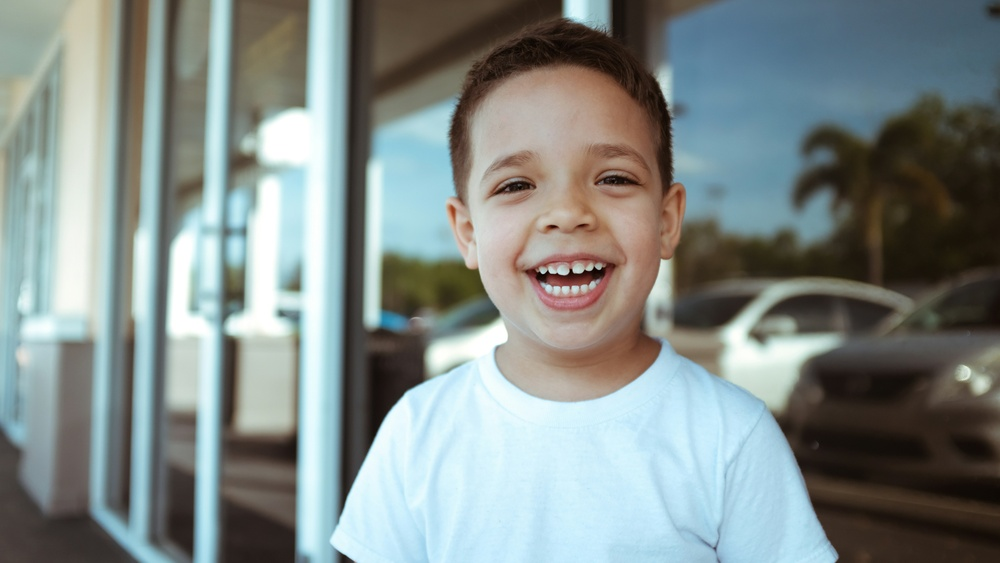
#> input picture example.jpg, 1000 x 563 px, shrunk from 6000 x 3376 before the run, given in place of the camera
$ python staticfilter.py
#> lines starting #> are read from the running program, lines starting #| are printed output that depends on the picture; after the words box and inside, x2 and y2 are one past the last pixel; in counts of white or black regions, pixels touching at a corner belong together
import cv2
import numpy as np

cap = cv2.VideoCapture(0)

while(1):
    _, frame = cap.read()
#> frame is the input picture: shape (563, 1000, 3); mean B, G, R 137, 139.2, 129.6
    # It converts the BGR color space of image to HSV color space
    hsv = cv2.cvtColor(frame, cv2.COLOR_BGR2HSV)
#> hsv: shape (563, 1000, 3); mean H, S, V 56, 62.9, 149.1

    # Threshold of blue in HSV space
    lower_blue = np.array([60, 35, 140])
    upper_blue = np.array([180, 255, 255])

    # preparing the mask to overlay
    mask = cv2.inRange(hsv, lower_blue, upper_blue)
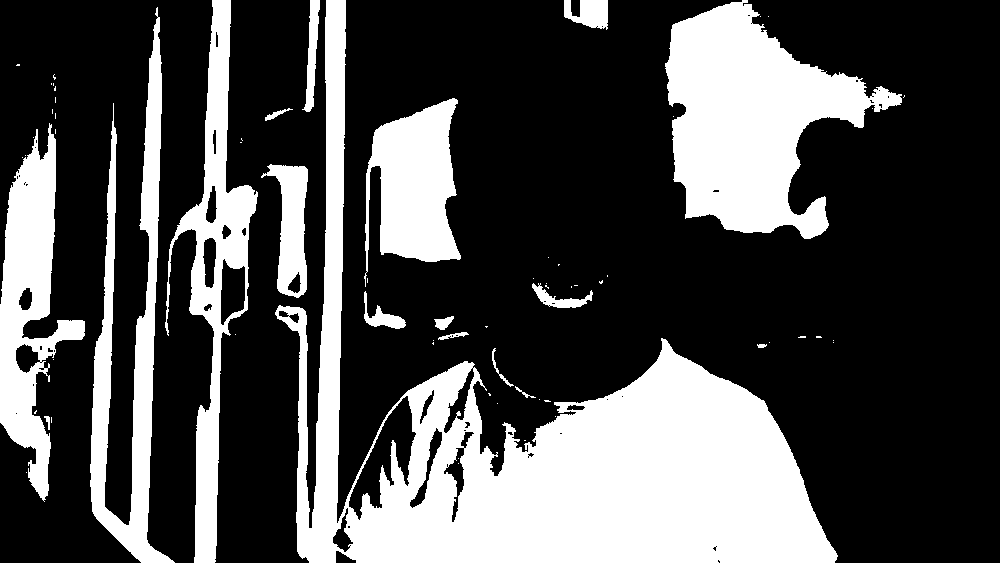
#> mask: shape (563, 1000); 30.7% white; 68 white regions (50 under 20 px), largest, box (x1, y1, x2, y2) and area: (275, 0, 838, 563) 83829, (665, 0, 902, 239) 29658, (165, 0, 258, 563) 13857

    # The black region in the mask has the value of 0,
    # so when multiplied with original image removes all non-blue regions
    result = cv2.bitwise_and(frame, frame, mask = mask)
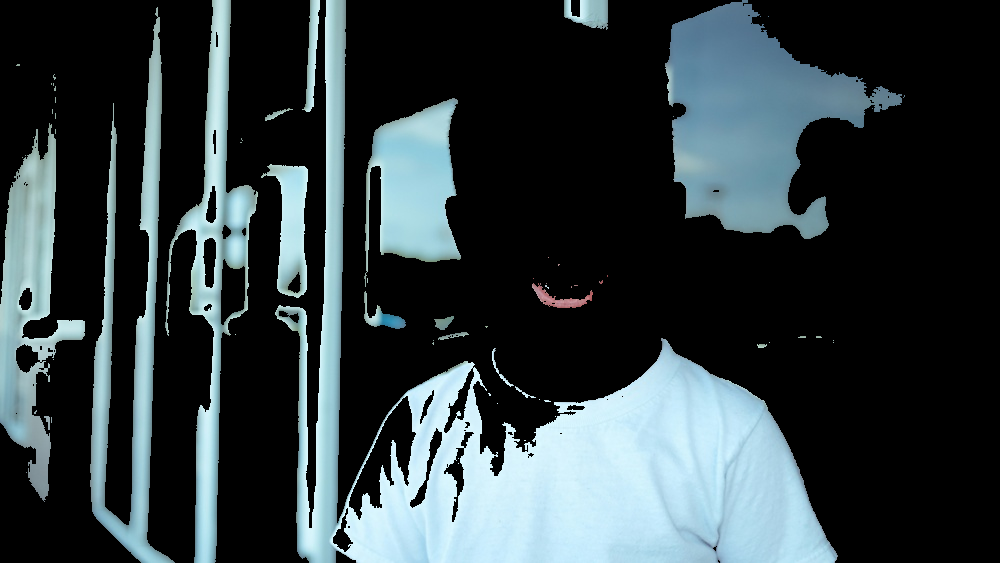
#> result: shape (563, 1000, 3); mean B, G, R 64.9, 61.4, 50.1

    cv2.imshow('frame', frame)
    cv2.imshow('mask', mask)
    cv2.imshow('result', result)

    cv2.waitKey(0)

cv2.destroyAllWindows()
cap.release()
